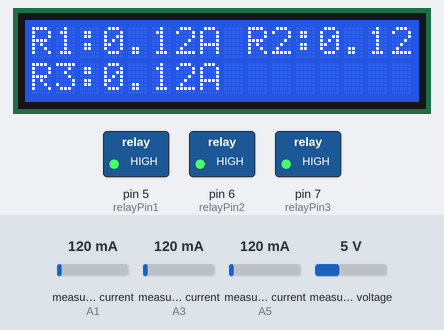
A sketch run on a simulated Arduino Uno, built with avr-gcc and run on an emulated ATmega328P. On the bench: 16×2 character LCD, switched loads named in the sketch (green lamp = pin HIGH). The inputs (shaded band) are chosen by the test bench; at power-on: measured current (sensors on A1, A3, A5) 120 mA, measured voltage 5 V. What the sketch prints to the serial monitor is not drawn.

Above: at 2.3 s.
2.4 s: measured current (sensor on A1) set to 399 mA
At 4.3 s:
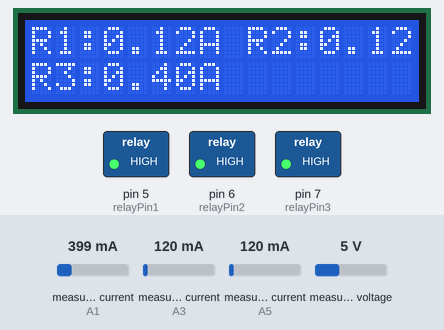
4.6 s: measured current (sensor on A1) set to 464 mA
At 5.9 s:
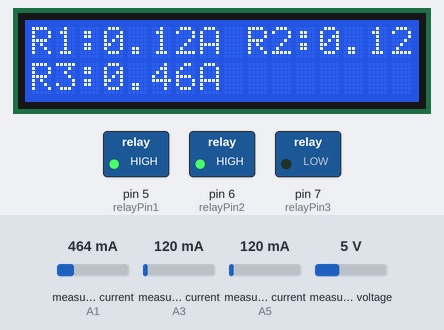
6.7 s: measured current (sensor on A3) set to 411 mA
At 8.4 s:
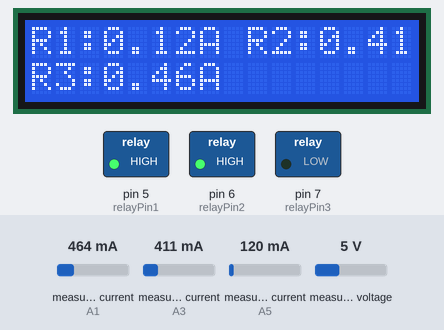
8.7 s: measured current (sensor on A3) set to 459 mA
At 9.7 s:
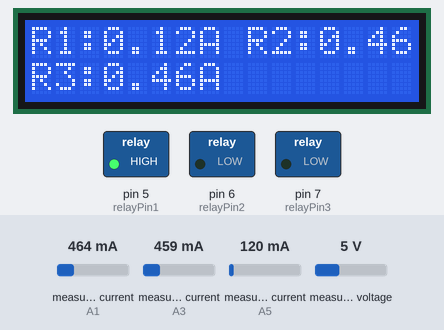
10.8 s: measured current (sensor on A5) set to 400 mA
At 12.3 s:
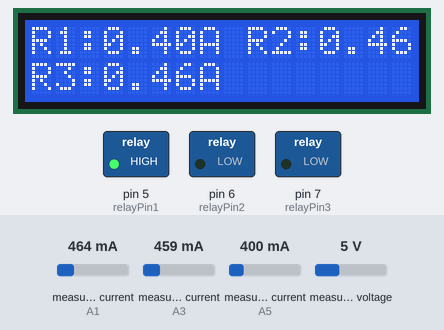
12.8 s: measured current (sensor on A5) set to 471 mA
At 14.8 s:
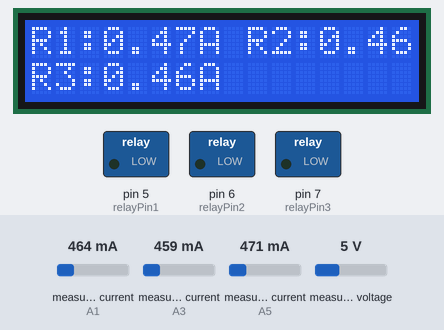
Timing chart, 0 to 15.9 s (numbered marks = the images above; inputs shaded):
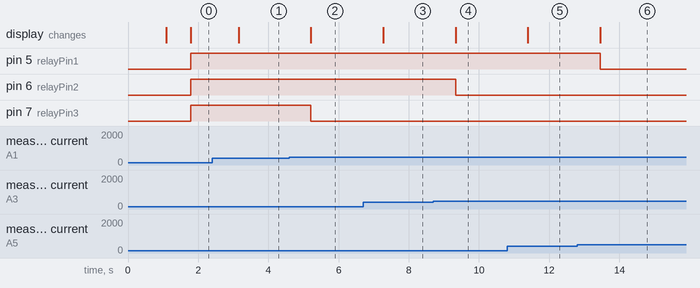

Measured:
- the behaviour switches between 434 and 435 mA on measured current (sensor on A1) (found by bisection; images 1 and 2)
- the behaviour switches between 434 and 435 mA on measured current (sensor on A3) (found by bisection; images 3 and 4)
- the behaviour switches between 434 and 435 mA on measured current (sensor on A5) (found by bisection; images 5 and 6)
- after the input at 2.4 s, the display: changes after 0.75 s (image 1)
- after the input at 4.6 s, pin 7 (relayPin3): HIGH → LOW after 0.61 s; the display: changes after 0.61 s (image 2)
- after the input at 6.7 s, the display: changes after 0.57 s (image 3)
- after the input at 8.7 s, pin 6 (relayPin2): HIGH → LOW after 0.63 s; the display: changes after 0.63 s (image 4)
- after the input at 10.8 s, the display: changes after 0.59 s (image 5)
- after the input at 12.8 s, pin 5 (relayPin1): HIGH → LOW after 0.66 s; the display: changes after 0.66 s (image 6)

The sketch:

Ne_Arduino_Code.ino
```cpp
// (licence header left out)
#include <LiquidCrystal_I2C.h>
#include <SoftwareSerial.h>
SoftwareSerial espSerial(5, 6);

#include "EmonLib.h"         // Include Emon Library
double Vrms1, Vrms2, Vrms3;
float power1, power2, power3;
double Irms1, Irms2, Irms3;
String message;
int batteryPower;

int relayPin1 = 5;
int relayPin2 = 6;
int relayPin3 = 7;

float energy1 = 0.0, energy2 = 0.0, energy3 = 0.0;

LiquidCrystal_I2C lcd(0x27, 16, 2);

EnergyMonitor emon1, emon2, emon3;         // Create an instance

void setup() {
;
Serial.begin(115200);
  espSerial.begin(115200);

pinMode(relayPin1, OUTPUT);
pinMode(relayPin2, OUTPUT);
pinMode(relayPin3, OUTPUT);


 lcd.init();
 lcd.backlight();
 lcd.cursor_off();
 lcd.clear();
 lcd.setCursor(0,0);
 lcd.print("Remote Current");
  lcd.setCursor(2,1);
 lcd.print("Monitoring");
 delay(1000);
 emon1.current(A5, 1.100999);      // Current: input pin, calibration.
 emon2.current(A3, 1.100999);      // Current: input pin, calibration.
 emon3.current(A1, 1.100999);      // Current: input pin, calibration.
 emon1.voltage(A4,366, 0);
 emon2.voltage(A2,366, 0);
 emon3.voltage(A0,366, 0);
 lcd.clear();
}

void loop() {
 emon1.calcVI(20, 50);
 emon2.calcVI(20, 50);
 emon3.calcVI(20, 50);
 Irms1 = emon1.calcIrms(1); // Calculate Irms only
 Irms2 = emon2.calcIrms(1); // Calculate Irms only
 Irms3 = emon3.calcIrms(1); // Calculate Irms only

 Vrms1 = emon1.Vrms;
 Vrms2 = emon2.Vrms;
 Vrms3 = emon3.Vrms;


 power1=(Irms1*Vrms1);
 power2=(Irms2*Vrms2);
 power3=(Irms3*Vrms3);

  energy1 = energy1 + (power1 / 3600); //Wh
    energy2 = energy2 + (power2 / 3600); //Wh
      energy3 = energy3 + (power3 / 3600); //Wh

 message = "I1=" + String(Irms1) + " I2=" + String(Irms2) + " I3=" + String(Irms3) + " V1=" + String(Vrms1) + " V2=" + String(Vrms2) + " V3=" + String(Vrms3) + " P1=" + String(power1) + " P2=" + String(power2) + " P3=" + String(power3) + " E1=" + String(energy1) + " E2=" + String(energy2) + " E3=" + String(energy3) + "\n";
  espSerial.println(message);

 //batteryPower = analogRead(25);
//float batteryVoltage = batteryPower * 12.95/ 4095;

lcd.clear();
 lcd.setCursor(0,0);
 lcd.print("R1:");
 lcd.setCursor(3,0);
 lcd.print(Irms1);lcd.print("A");
 lcd.setCursor(9,0);
 lcd.print("R2:");
 lcd.print(Irms2);lcd.print("A");
 lcd.setCursor(0,1);
 lcd.print("R3:");
 lcd.print(Irms3);lcd.print("A");
// lcd.setCursor(8,1);
// lcd.print("B:");
// lcd.setCursor(10,1);
// lcd.print(batteryVoltage);lcd.print("V");


 Serial.print("Load1 current:");
 Serial.println(Irms1);
 Serial.print("Load2 current:");
 Serial.println(Irms2);
 Serial.print("load3 current:");
 Serial.println(Irms3);
Serial.println("-------------------------------------");
Serial.println("-------------------------------------");
  Serial.print("Load1 Energy Consumtion:");
 Serial.println(energy1);
 Serial.print("Load2 Energy Consumtion:");
 Serial.println(energy2);
 Serial.print("load3 Energy Consumtion:");
 Serial.println(energy3);
 Serial.println("-------------------------------------");
Serial.println("-------------------------------------");
 Serial.print("Load1 Voltage:");
 Serial.println(Vrms1);
 Serial.print("Load2 Voltage:");
 Serial.println(Vrms2);
 Serial.print("load3 Voltage:");
 Serial.println(Vrms3);
 Serial.println("-------------------------------------");
Serial.println("-------------------------------------");
Serial.print("Load1 Power:");
 Serial.println(power1);
 Serial.print("Load2 Power:");
 Serial.println(power2);
 Serial.print("load3 Power:");
  Serial.println(power3);

// Serial.print("Battery Reading: ");
// Serial.println(batteryPower);
// Serial.print("Battery Voltage: ");
// Serial.println(batteryVoltage);

if(power1>100 && power2<100 && power3<100)
{
  digitalWrite(relayPin1, LOW);
  }
  else if(power2>100 && power1<100 && power3<100)
  {
    digitalWrite(relayPin2, LOW);
    }
    else if(power3>100 && power1<100 && power2<100)
    {
      digitalWrite(relayPin3, LOW);
      }
      else if(power1>100 && power2>100 && power3<100)
      {
        digitalWrite(relayPin1, LOW);
        digitalWrite(relayPin2, LOW);

        }
        else if(power1>100 && power3>100 && power2<100)
      {
        digitalWrite(relayPin1, LOW);
        digitalWrite(relayPin3, LOW);
        }
        else if(power2>100 && power3>100 && power1<100)
      {
        digitalWrite(relayPin2, LOW);
        digitalWrite(relayPin3, LOW);
        }
        else if(power1>100 && power2>100 && power3>100)
      {
        digitalWrite(relayPin1, LOW);
        digitalWrite(relayPin2, LOW);
        digitalWrite(relayPin3, LOW);

        }
        else
        {
          digitalWrite(relayPin1, HIGH);
        digitalWrite(relayPin2, HIGH);
        digitalWrite(relayPin3, HIGH);
          }


}
```
